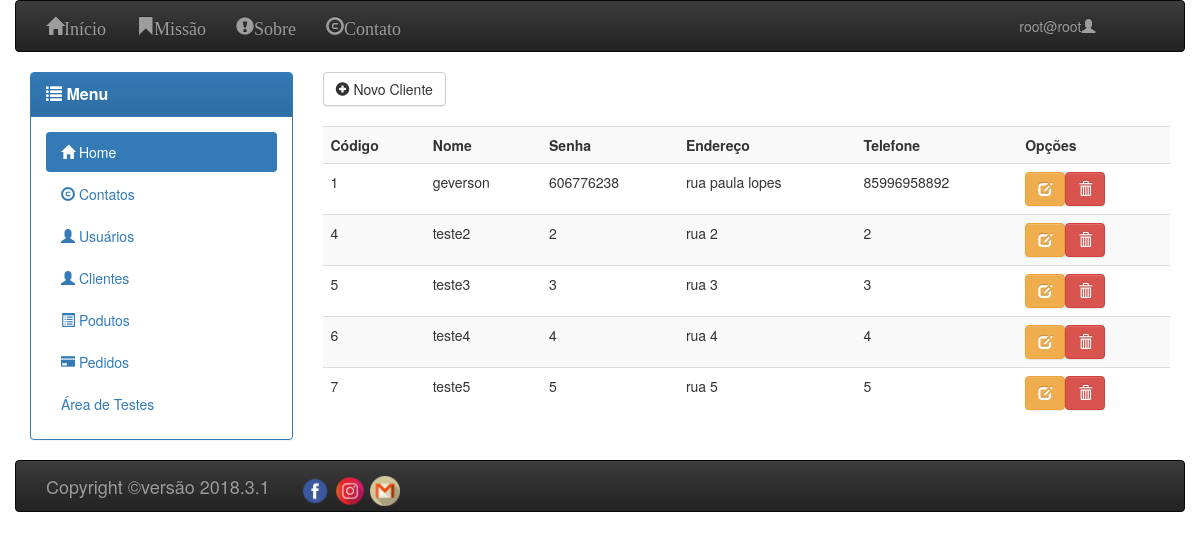
The app's page /?page=ControllerCliente&option=lista (signed in) with its own data.
### tables this page shows
CREATE TABLE `cliente` (
  `clie_pk_id` int(11) NOT NULL,
  `clie_nome` varchar(255) NOT NULL,
  `clie_cpf` varchar(255) NOT NULL,
  `clie_endereco` varchar(255) NOT NULL,
  `clie_telefone` varchar(255) NOT NULL
);

### conf.php (called while the page is built, shortened)
<?php
function server_url($caminho = "") {
    return $GLOBALS['server_url'] . $caminho;
}
function server_path($caminho = "") {
    return $GLOBALS['base_server'] . $caminho;
}

### controller/ControllerValidation.php (called while the page is built, shortened)
<?php
class validar {
    public static function validar_option() {
        $classe = ucfirst($_GET['page']);
        $metodo = $_GET['option'];
        $classe::$metodo();
        return true;
    }
}

### dao/DAOCliente.php (called while the page is built, shortened)
<?php
class DAOCliente extends DAOConexao {
    public static function select() {
        $query = "SELECT * FROM myboutique.cliente";
        try {
            $conexao = DAOConexao::getInstance();
        } catch (Exception $erro) {
            throw new Exception($erro->getMessage());
        }
        $busca = $conexao->prepare($query);
        $busca->execute();
        return $busca->fetchAll(PDO::FETCH_OBJ);
    }
}

### controller/ControllerCliente.php (called while the page is built, shortened)
<?php
include_once server_path("dao/DAOCliente.php");
class ControllerCliente {
    public static function lista() {
        try {
            $clientes = DAOCliente::select();
        } catch (Exception $erro) {
            redirect(server_url("?erro=" . $erro->getMessage()));
        }
        include_once server_path('view/cliente/list.php');
    }
}

### view/cliente/list.php (the view, shortened to what this page needs)
<div class="col-lg-3"><?php menu(); ?></div>
<div class="col-lg-9">
    <a href="<?php echo server_url('?page=ControllerCliente&option=novo'); ?>" class="btn btn-default">
        <span class="glyphicon glyphicon-plus-sign"></span>
        Novo Cliente
    </a>
    <br><br>
    <?php
    if ($clientes == false) {
        echo '<h2>Não existe(m) cliente(s) cadastrado(s)!</h2>';
    } else {
        echo '<table class="table table-hover table-striped">';
        echo '<tr>';
        echo '<th>Código</th>';
        echo '<th>Nome</th>';
        echo '<th>Senha</th>';
        echo '<th>Endereço</th>';
        echo '<th>Telefone</th>';
        echo '<th>Opções</th>';
        echo '</tr>';
        foreach ($clientes as $cada_cliente) {
            echo '<tr>';
            echo '<td>', $cada_cliente->clie_pk_id, '</td>';
            echo '<td>', $cada_cliente->clie_nome, '</td>';
            echo '<td>', $cada_cliente->clie_cpf, '</td>';
            echo '<td>', $cada_cliente->clie_endereco, '</td>';
            echo '<td>', $cada_cliente->clie_telefone, '</td>';
            echo '<td>';
            echo '<a href="', server_url('?page=ControllerCliente&option=edita&clie_pk_id=' . $cada_cliente->clie_pk_id), '" class="btn btn-warning">';
            echo '<span class="glyphicon glyphicon-edit"></span>';
            echo '</a>';
            echo '<a data-toggle="modal" href="', server_url('?page=ControllerCliente&option=excluir&clie_pk_id=' . $cada_cliente->clie_pk_id), '" class="btn btn-danger">';
            echo '<span class="glyphicon glyphicon-trash"></span>';
            echo '</a>';
            echo '</td>';
            echo '</tr>';
        }
        echo '</table>';
    }
    ?>
</div>

### index.php (shortened to what this page needs)
<!DOCTYPE html>
<?php
include_once './conf.php';
include_once './controller/ControllerValidation.php';
if (isset($_SESSION['usuario'])) {
    $us = $_SESSION['usuario'];
}
function menu() {
    include_once server_path("view/principal/menu.php");
}
function access() {
    global $us;
    if (!isset($us)) {
        include_once server_path("view/access.php");
    } else {
        include_once server_path("view/usuario/logon.php");
    }
}
function pagina_conteudo() {
    global $us;
    if (!validar::validar_option()) {
        if (!isset($us)) {
            include_once server_path("view/principal/principal.php");
        } else {
            include_once server_path("view/principal/panel_control.php");
        }
    }
}
include_once 'view/page.php';

### view/page.php (shortened to what this page needs)
<!DOCTYPE html>
<html lang="pt-br">
    <head>
        <link rel="stylesheet" href="template/bootstrap-3.3.7/dist/css/bootstrap.css">
        <link rel="stylesheet" href="template/bootstrap-3.3.7/dist/css/bootstrap-theme.min.css">
        <link rel="stylesheet" href="template/bootstrap-3.3.7/dist/css/bootstrap.min.css">
    </head>
    <body class="container">
        <header class="row">
            <?php include_once server_path("view/north.php"); ?>
        </header>
        <section class="row">
            <?php pagina_conteudo(); ?>
        </section>
        <footer class="row">
            <?php include_once server_path("view/south.php"); ?>
        </footer>
    </body>
</html>

### view/north.php (shortened to what this page needs)
<nav class="navbar navbar-inverse">
    <div class="col-lg-10">
        <a href="<?php echo server_url('?page=ControllerPrincipal&option=principal'); ?>" class="navbar-brand"><span class="glyphicon glyphicon-home">Início</span></a>
        <a href="<?php echo server_url('?page=ControllerMissao&option=principal'); ?>" class="navbar-brand"> <span class="glyphicon glyphicon-bookmark">Missão</span></a>
        <a href="<?php echo server_url('?page=ControllerSobre&option=principal'); ?>" class="navbar-brand"> <span class="glyphicon glyphicon-exclamation-sign">Sobre</span></a>
        <a href="<?php echo server_url('?page=ControllerContato&option=principal'); ?>" class="navbar-brand"> <span class="glyphicon glyphicon-copyright-mark">Contato</span></a>
    </div>
    <div class="col-lg-2"><?php access(); ?></div>
</nav>

### view/usuario/logon.php (shortened to what this page needs)
<ul class="nav navbar-nav">
    <li class="dropdown">
        <a class="dropdown-toggle" data-toggle="dropdown" href="#"><?php echo $us->usua_nome; ?><span class="glyphicon glyphicon-user"></span></a>
    </li>
</ul>

### view/principal/menu.php (shortened to what this page needs)
<div class="panel panel-primary">
    <div class="panel-heading">
        <div class="panel-title">
            <span class="glyphicon glyphicon-list"></span>
            <strong> Menu </strong>
        </div>
    </div>
    <div class="panel-body">
        <ul class="nav nav-pills nav-stacked">
            <li class="active">
                <a href="<?php echo server_url('?page=ControllerPrincipal&option=panelControl'); ?>">
                    <span class="glyphicon glyphicon-home"></span>
                    Home
                </a>
            </li>
            <li>
                <a href="<?php echo server_url('?page=ControllerContato&option=lista'); ?>">
                    <span class="glyphicon glyphicon-copyright-mark"></span>
                    Contatos
                </a>
            </li>
            <li>
                <a href="<?php echo server_url('?page=ControllerUsuario&option=lista'); ?>">
                    <span class="glyphicon glyphicon-user"></span>
                    Usuários
                </a>
            </li>
            <li>
                <a href="<?php echo server_url('?page=ControllerCliente&option=lista'); ?>">
                    <span class="glyphicon glyphicon-user"></span>
                    Clientes
                </a>
            </li>
            <li>
                <a href="<?php echo server_url('?page=ControllerProduto&option=lista'); ?>">
                    <span class="glyphicon glyphicon-list-alt"></span>
                    Podutos
                </a>
            </li>
            <li>
                <a href="<?php echo server_url('?page=ControllerPedido&option=lista'); ?>">
                    <span class="glyphicon glyphicon-credit-card"></span>
                    Pedidos
                </a>
            </li>
            <li class="dropdown">
                <a class="dropdown-toggle" data-toggle="dropdown" href="#">Área de Testes</a>
            </li>
        </ul>
    </div>
</div>

### view/south.php (shortened to what this page needs)
<nav class="navbar navbar-inverse">
    <div class="col-lg-12">
        <span class="navbar-brand"  style="text-align: center">Copyright &copy;versão 2018.3.1</span>
        <span class="navbar-brand">
            <a href="https://www.facebook.com/geversonjosedesouza"><img   src="img/logo-facebook.png" width="30" height="30"></a>
            <a href="https://www.instagram.com/geversonjosedesouza"><img  src="img/logo-instagram.png" width="30" height="30"></a>
            <a href="mailto:geversonjosedesouza@gmail.com"><img  src="img/logo-gmail.png" width="30" height="30"></a></span>
    </div>
</nav>

### records on screen
cliente: clie_pk_id "1", clie_nome "geverson", clie_cpf "606776238", clie_endereco "rua paula lopes", clie_telefone "85996958892"
cliente: clie_pk_id "4", clie_nome "teste2", clie_cpf "2", clie_endereco "rua 2", clie_telefone "2"
cliente: clie_pk_id "5", clie_nome "teste3", clie_cpf "3", clie_endereco "rua 3", clie_telefone "3"
cliente: clie_pk_id "6", clie_nome "teste4", clie_cpf "4", clie_endereco "rua 4", clie_telefone "4"
cliente: clie_pk_id "7", clie_nome "teste5", clie_cpf "5", clie_endereco "rua 5", clie_telefone "5"

### other values on screen
$us->usua_nome "root@root"
